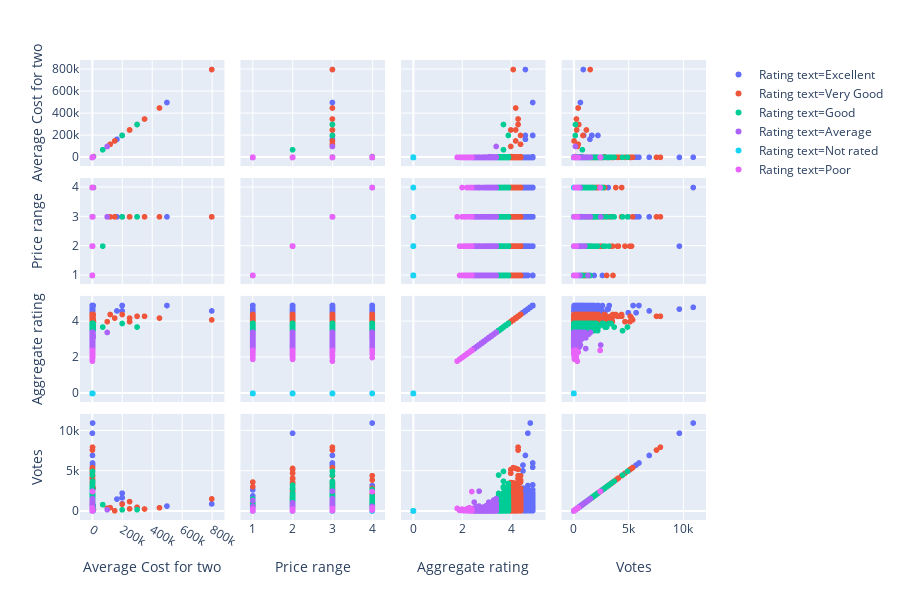

The notebook cell saved with this chart:
### Markdown cell above
**Observation**: We can see how the Average Cost for two and the Votes are related and in which cities.

### Code cell
# Scatter Plot

px.scatter_matrix(zomato_data, dimensions=['Average Cost for two', 'Price range', 'Aggregate rating', 'Votes'], color='Rating text')

### Figure 1 — Plotly figure (JSON) as saved in the notebook; plotly's stock layout.template omitted (floating-point values rounded to 4 significant figures; data arrays with more than 128 entries replaced by an {"elided": "..."} marker saying what was removed)
{"data": [{"dimensions": [{"axis": {"matches": true}, "label": "Average Cost for two", "values": {"elided": "301 int values"}}, {"axis": {"matches": true}, "label": "Price range", "values": {"elided": "301 int values"}}, {"axis": {"matches": true}, "label": "Aggregate rating", "values": {"elided": "301 float values"}}, {"axis": {"matches": true}, "label": "Votes", "values": {"elided": "301 int values"}}], "hoverlabel": {"namelength": 0}, "hovertemplate": "Rating text=Excellent<br>%{xaxis.title.text}=%{x}<br>%{yaxis.title.text}=%{y}", "legendgroup": "Rating text=Excellent", "marker": {"color": "#636efa", "symbol": "circle"}, "name": "Rating text=Excellent", "showlegend": true, "type": "splom", "uid": "62ea6d75-0a28-4ac0-bc9c-73faaeccf012"}, {"dimensions": [{"axis": {"matches": true}, "label": "Average Cost for two", "values": {"elided": "1079 int values"}}, {"axis": {"matches": true}, "label": "Price range", "values": {"elided": "1079 int values"}}, {"axis": {"matches": true}, "label": "Aggregate rating", "values": {"elided": "1079 float values"}}, {"axis": {"matches": true}, "label": "Votes", "values": {"elided": "1079 int values"}}], "hoverlabel": {"namelength": 0}, "hovertemplate": "Rating text=Very Good<br>%{xaxis.title.text}=%{x}<br>%{yaxis.title.text}=%{y}", "legendgroup": "Rating text=Very Good", "marker": {"color": "#EF553B", "symbol": "circle"}, "name": "Rating text=Very Good", "showlegend": true, "type": "splom", "uid": "c5e35960-e764-4261-9092-782141e2d15c"}, {"dimensions": [{"axis": {"matches": true}, "label": "Average Cost for two", "values": {"elided": "2100 int values"}}, {"axis": {"matches": true}, "label": "Price range", "values": {"elided": "2100 int values"}}, {"axis": {"matches": true}, "label": "Aggregate rating", "values": {"elided": "2100 float values"}}, {"axis": {"matches": true}, "label": "Votes", "values": {"elided": "2100 int values"}}], "hoverlabel": {"namelength": 0}, "hovertemplate": "Rating text=Good<br>%{xaxis.title.text}=%{x}<br>%{yaxis.title.text}=%{y}", "legendgroup": "Rating text=Good", "marker": {"color": "#00cc96", "symbol": "circle"}, "name": "Rating text=Good", "showlegend": true, "type": "splom", "uid": "a6923a93-b295-4cf9-9b03-1ae1421499df"}, {"dimensions": [{"axis": {"matches": true}, "label": "Average Cost for two", "values": {"elided": "3737 int values"}}, {"axis": {"matches": true}, "label": "Price range", "values": {"elided": "3737 int values"}}, {"axis": {"matches": true}, "label": "Aggregate rating", "values": {"elided": "3737 float values"}}, {"axis": {"matches": true}, "label": "Votes", "values": {"elided": "3737 int values"}}], "hoverlabel": {"namelength": 0}, "hovertemplate": "Rating text=Average<br>%{xaxis.title.text}=%{x}<br>%{yaxis.title.text}=%{y}", "legendgroup": "Rating text=Average", "marker": {"color": "#ab63fa", "symbol": "circle"}, "name": "Rating text=Average", "showlegend": true, "type": "splom", "uid": "24ffe94a-9e97-4b06-a125-811f8dcea55e"}, {"dimensions": [{"axis": {"matches": true}, "label": "Average Cost for two", "values": {"elided": "2148 int values"}}, {"axis": {"matches": true}, "label": "Price range", "values": {"elided": "2148 int values"}}, {"axis": {"matches": true}, "label": "Aggregate rating", "values": {"elided": "2148 int values"}}, {"axis": {"matches": true}, "label": "Votes", "values": {"elided": "2148 int values"}}], "hoverlabel": {"namelength": 0}, "hovertemplate": "Rating text=Not rated<br>%{xaxis.title.text}=%{x}<br>%{yaxis.title.text}=%{y}", "legendgroup": "Rating text=Not rated", "marker": {"color": "#19d3f3", "symbol": "circle"}, "name": "Rating text=Not rated", "showlegend": true, "type": "splom", "uid": "a6f9cf51-b865-4372-b4cc-f3a797641c04"}, {"dimensions": [{"axis": {"matches": true}, "label": "Average Cost for two", "values": {"elided": "186 int values"}}, {"axis": {"matches": true}, "label": "Price range", "values": {"elided": "186 int values"}}, {"axis": {"matches": true}, "label": "Aggregate rating", "values": {"elided": "186 float values"}}, {"axis": {"matches": true}, "label": "Votes", "values": {"elided": "186 int values"}}], "hoverlabel": {"namelength": 0}, "hovertemplate": "Rating text=Poor<br>%{xaxis.title.text}=%{x}<br>%{yaxis.title.text}=%{y}", "legendgroup": "Rating text=Poor", "marker": {"color": "#e763fa", "symbol": "circle"}, "name": "Rating text=Poor", "showlegend": true, "type": "splom", "uid": "670f7f5b-5af4-492f-ab41-affcb414c970"}], "layout": {"dragmode": "select", "height": 600, "legend": {"tracegroupgap": 0}, "margin": {"t": 60}}}
